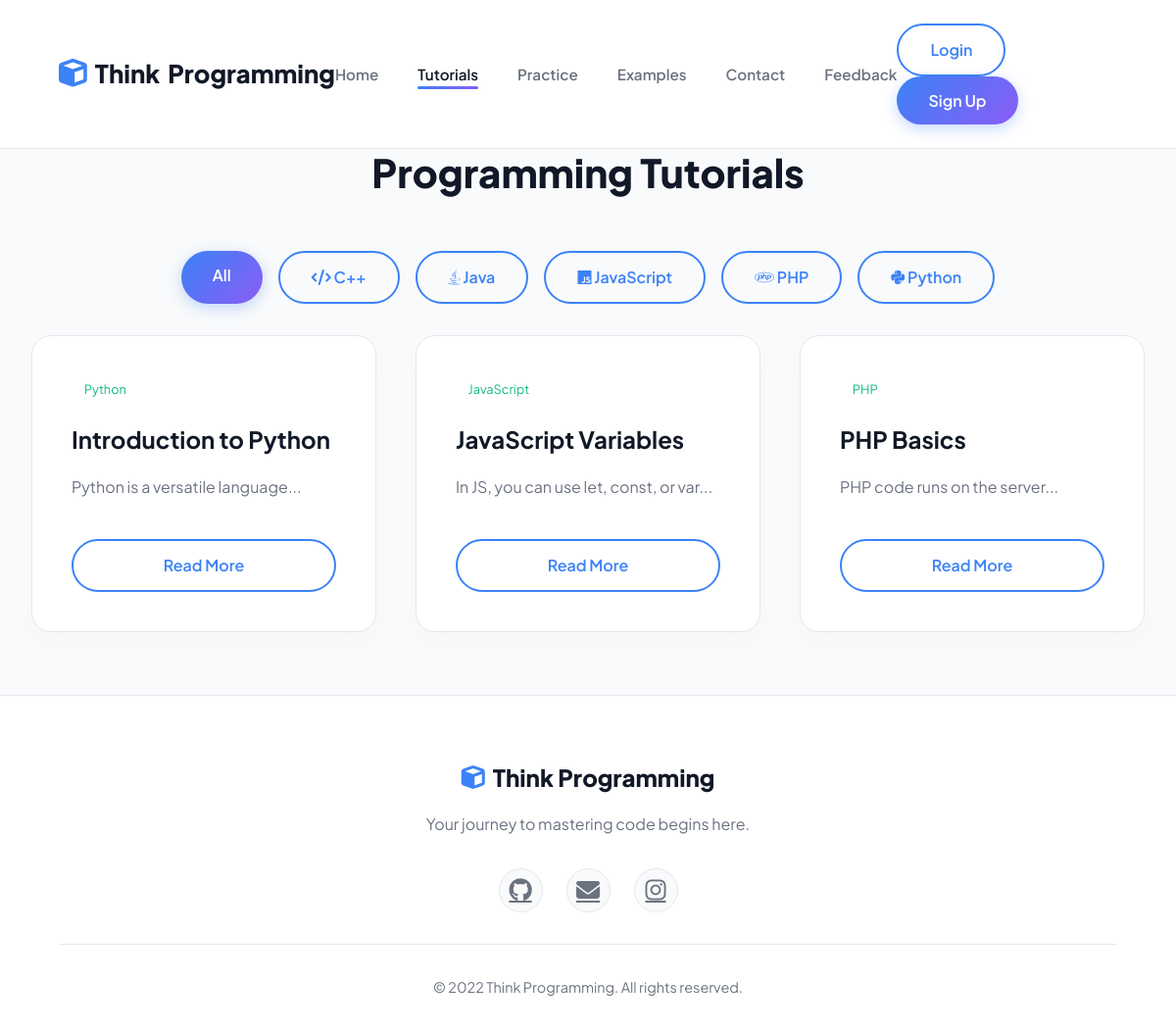
Screenshot of /tutorials.php with the database file from the repository.
### tables this page shows
CREATE TABLE IF NOT EXISTS categories (
    id INT AUTO_INCREMENT PRIMARY KEY,
    name VARCHAR(50) NOT NULL UNIQUE,
    slug VARCHAR(50) NOT NULL UNIQUE,
    icon VARCHAR(50) DEFAULT 'code',
    description TEXT
);

CREATE TABLE IF NOT EXISTS tutorials (
    id INT AUTO_INCREMENT PRIMARY KEY,
    category_id INT,
    title VARCHAR(150) NOT NULL,
    content TEXT NOT NULL,
    video_url VARCHAR(255),
    created_at TIMESTAMP DEFAULT CURRENT_TIMESTAMP,
    FOREIGN KEY (category_id) REFERENCES categories(id) ON DELETE CASCADE
);

### tutorials.php (the view)
<?php
require_once 'includes/db.php';
include 'includes/header.php';
$stmtCats = $pdo->query("SELECT * FROM categories ORDER BY name");
$categories = $stmtCats->fetchAll(PDO::FETCH_ASSOC);
$selected_cat = isset($_GET['category']) ? $_GET['category'] : '';
if ($selected_cat) {
    $stmt = $pdo->prepare("SELECT t.*, c.name as cat_name FROM tutorials t JOIN categories c ON t.category_id = c.id WHERE c.slug = ? ORDER BY t.created_at DESC");
    $stmt->execute([$selected_cat]);
} else {
    $stmt = $pdo->query("SELECT t.*, c.name as cat_name FROM tutorials t JOIN categories c ON t.category_id = c.id ORDER BY t.created_at DESC");
}
$tutorials = $stmt->fetchAll(PDO::FETCH_ASSOC);
?>
<div class="container">
    <h1 class="section-title">Programming Tutorials</h1>
    <div style="display: flex; gap: 1rem; margin-bottom: 2rem; flex-wrap: wrap; justify-content: center;">
        <a href="tutorials.php" class="<?= $selected_cat == '' ? 'btn-primary' : 'btn-outline' ?>">All</a>
        <?php foreach($categories as $cat): ?>
            <a href="tutorials.php?category=<?= $cat['slug'] ?>" class="<?= $selected_cat == $cat['slug'] ? 'btn-primary' : 'btn-outline' ?>">
                <i class="<?= htmlspecialchars($cat['icon']) ?>"></i> <?= htmlspecialchars($cat['name']) ?>
            </a>
        <?php endforeach; ?>
    </div>
    <div class="card-grid">
        <?php if(count($tutorials) > 0): ?>
            <?php foreach($tutorials as $tut): ?>
                <div class="card" style="text-align: left;">
                    <span style="background: var(--glass-border); padding: 0.3rem 0.8rem; border-radius: 20px; font-size: 0.8rem; color: var(--accent); margin-bottom: 1rem; display: inline-block;">
                        <?= htmlspecialchars($tut['cat_name']) ?>
                    </span>
                    <h3 class="card-title"><?= htmlspecialchars($tut['title']) ?></h3>
                    <div class="card-text" style="max-height: 100px; overflow: hidden; position: relative;">
                        <?= strip_tags($tut['content'], '<p><b><i>') ?>
                        <div style="position: absolute; bottom: 0; left: 0; right: 0; height: 40px; background: linear-gradient(transparent, var(--glass-bg));"></div>
                    </div>
                    <a href="tutorial_view.php?id=<?= $tut['id'] ?>" class="btn-outline" style="margin-top: 1rem; width: 100%; text-align: center;">Read More</a>
                </div>
            <?php endforeach; ?>
        <?php else: ?>
            <p style="text-align: center; width: 100%; color: var(--text-muted);">No tutorials found for this category yet.</p>
        <?php endif; ?>
    </div>
</div>
<?php include 'includes/footer.php'; ?>

### includes/header.php (shortened to what this page needs)
<?php
$current_page = basename($_SERVER['PHP_SELF']);
?>
<!DOCTYPE html>
<html lang="en">
<head>
    <link rel="stylesheet" href="https://cdnjs.cloudflare.com/ajax/libs/font-awesome/6.4.0/css/all.min.css">
    <link rel="stylesheet" href="assets/css/style.css">
</head>
<body>
<nav class="navbar">
    <a href="index.php" class="logo">
        <i class="fas fa-cube"></i>
        <span>Think</span>Programming
    </a>
    <ul class="nav-links">
        <li><a href="index.php" class="<?= $current_page == 'index.php' ? 'active' : '' ?>">Home</a></li>
        <li><a href="tutorials.php" class="<?= $current_page == 'tutorials.php' ? 'active' : '' ?>">Tutorials</a></li>
        <li><a href="practice.php" class="<?= $current_page == 'practice.php' ? 'active' : '' ?>">Practice</a></li>
        <li><a href="examples.php" class="<?= $current_page == 'examples.php' ? 'active' : '' ?>">Examples</a></li>
        <li><a href="contact.php" class="<?= $current_page == 'contact.php' ? 'active' : '' ?>">Contact</a></li>
        <li><a href="feedback.php" class="<?= $current_page == 'feedback.php' ? 'active' : '' ?>">Feedback</a></li>
    </ul>
    <div class="nav-actions">
        <?php if(isset($_SESSION['user_id'])): ?>
            <a href="dashboard.php" class="btn-outline">Dashboard</a>
            <a href="logout.php" class="btn-primary">Logout</a>
        <?php else: ?>
            <a href="login.php" class="btn-outline">Login</a>
            <a href="register.php" class="btn-primary">Sign Up</a>
        <?php endif; ?>
    </div>
</nav>
<main>

### includes/footer.php (shortened to what this page needs)
</main>
<footer>
    <div class="footer-content">
        <div class="footer-logo">
            <i class="fas fa-cube"></i>
            <span>Think Programming</span>
        </div>
        <p>Your journey to mastering code begins here.</p>
        <div class="social-links">
            <a href="https://github.com/" target="_blank"><i class="fab fa-github"></i></a>
            <a href="mailto:example@email.com"><i class="fas fa-envelope"></i></a>
            <a href="https://instagram.com/" target="_blank"><i class="fab fa-instagram"></i></a>
        </div>
        <p class="copyright">&copy; 2022 Think Programming. All rights reserved.</p>
    </div>
</footer>
</body>
</html>

### assets/css/style.css (style rules this page uses)
:root { --primary: #3b82f6; --primary-hover: #2563eb; --secondary: #8b5cf6; --accent: #10b981; --dark: #111827; --light: #f9fafb; --surface: #ffffff; --border: #e5e7eb; --text-main: #1f2937; --text-muted: #6b7280; --gradient: linear-gradient(135deg, var(--primary) 0%, var(--secondary) 100%); --nav-bg: rgba(255, 255, 255, 0.9); --nav-scrolled: rgba(255, 255, 255, 0.98); }
* { margin: 0; padding: 0; box-sizing: border-box; }
body { font-family: 'Plus Jakarta Sans', sans-serif; background-color: var(--light); color: var(--text-main); line-height: 1.6; overflow-x: hidden; }
h1, h2, h3, h4, h5, h6 { font-family: 'Plus Jakarta Sans', sans-serif; font-weight: 700; color: var(--dark); }
.navbar { display: flex; justify-content: space-between; align-items: center; padding: 1.5rem 5%; background: var(--nav-bg); backdrop-filter: blur(12px); position: fixed; width: 100%; top: 0; z-index: 1000; border-bottom: 1px solid var(--border); animation: fadeInDown 0.8s ease-out; transition: all 0.3s ease; }
.logo { font-size: 1.6rem; font-weight: 800; color: var(--dark); text-decoration: none; display: flex; align-items: center; gap: 0.5rem; }
.logo i { color: var(--primary); font-size: 1.8rem; }
.nav-links { display: flex; gap: 2.5rem; list-style: none; }
.nav-links a { color: var(--text-muted); text-decoration: none; font-weight: 600; transition: color 0.3s ease; position: relative; font-size: 0.95rem; }
.nav-links a::after { content: ''; position: absolute; bottom: -6px; left: 0; width: 0; height: 3px; background: var(--gradient); border-radius: 3px; transition: width 0.3s ease; }
.nav-links a:hover, .nav-links a.active { color: var(--dark); }
.nav-links a:hover::after, .nav-links a.active::after { width: 100%; }
.btn-primary { background: var(--gradient); color: #fff; padding: 0.75rem 2rem; border-radius: 50px; text-decoration: none; font-weight: 600; transition: all 0.3s; border: none; cursor: pointer; display: inline-block; box-shadow: 0 4px 15px rgba(59, 130, 246, 0.3); }
.btn-outline { background: transparent; color: var(--primary); padding: 0.75rem 2rem; border-radius: 50px; text-decoration: none; font-weight: 600; transition: all 0.3s; border: 2px solid var(--primary); display: inline-block; }
main { margin-top: 80px; min-height: calc(100vh - 80px - 120px); }
.container { max-width: 1200px; margin: 0 auto; padding: 4rem 2rem; }
.section-title { font-size: 2.5rem; font-weight: 800; margin-bottom: 3rem; text-align: center; color: var(--dark); }
.card-grid { display: grid; grid-template-columns: repeat(auto-fit, minmax(320px, 1fr)); gap: 2.5rem; }
.card { background: var(--surface); border: 1px solid var(--border); border-radius: 20px; padding: 2.5rem; transition: all 0.4s cubic-bezier(0.175, 0.885, 0.32, 1.275); position: relative; text-align: center; box-shadow: 0 10px 30px rgba(0,0,0,0.02); }
.card-title { font-size: 1.5rem; margin-bottom: 1rem; color: var(--dark); }
.card-text { color: var(--text-muted); margin-bottom: 1.5rem; line-height: 1.7; }
footer { background: #ffffff; border-top: 1px solid var(--border); padding: 4rem 5% 2rem; text-align: center; color: var(--text-muted); }
.footer-logo { display: flex; align-items: center; justify-content: center; gap: 0.5rem; font-size: 1.5rem; font-weight: 800; color: var(--dark); margin-bottom: 1rem; }
.footer-logo i { color: var(--primary); font-size: 1.5rem; }
.social-links { margin: 2rem 0; display: flex; justify-content: center; gap: 1.5rem; }
.social-links a { color: var(--text-muted); font-size: 1.5rem; transition: all 0.3s; background: var(--light); width: 45px; height: 45px; display: flex; align-items: center; justify-content: center; border-radius: 50%; border: 1px solid var(--border); }
.copyright { font-size: 0.9rem; margin-top: 2rem; padding-top: 2rem; border-top: 1px solid var(--border); }

### rows the page displays
categories: name "C++"
categories: name "Java"
categories: name "JavaScript"
categories: name "PHP"
categories: name "Python"
tutorials: category.name "Python", title "Introduction to Python", content "Python is a versatile language...", $tut['id'] 1 (drawn)
tutorials: category.name "JavaScript", title "JavaScript Variables", content "In JS, you can use let, const, or var..."
tutorials: category.name "PHP", title "PHP Basics", content "PHP code runs on the server..."
